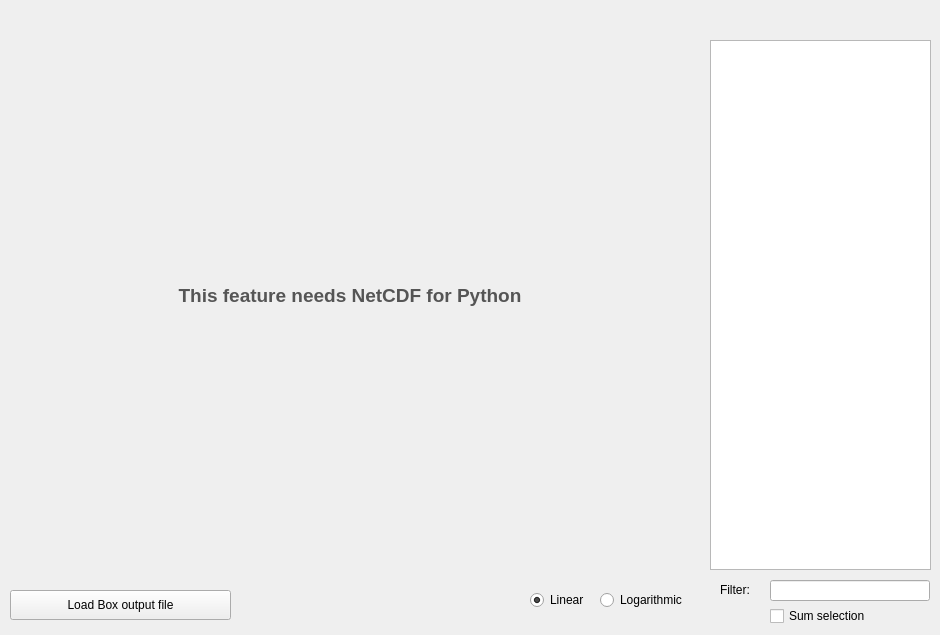
     <widget class="QWidget" name="tab_6">
      <attribute name="title">
       <string>Output graph</string>
      </attribute>
      <widget class="PlotWidget" name="plotResultWindow" native="true">
       <property name="geometry">
        <rect>
         <x>10</x>
         <y>40</y>
         <width>690</width>
         <height>530</height>
        </rect>
       </property>
       <widget class="QLabel" name="show_netcdf">
        <property name="geometry">
         <rect>
          <x>120</x>
          <y>220</y>
          <width>440</width>
          <height>70</height>
         </rect>
        </property>
        <property name="palette">
         <palette>
          <active>
           <colorrole role="WindowText">
            <brush brushstyle="SolidPattern">
             <color alpha="255">
              <red>85</red>
              <green>85</green>
              <blue>85</blue>
             </color>
            </brush>
           </colorrole>
           <colorrole role="Text">
            <brush brushstyle="SolidPattern">
             <color alpha="255">
              <red>0</red>
              <green>85</green>
              <blue>0</blue>
             </color>
            </brush>
           </colorrole>
           <colorrole role="ButtonText">
            <brush brushstyle="SolidPattern">
             <color alpha="255">
              <red>0</red>
              <green>0</green>
              <blue>0</blue>
             </color>
            </brush>
           </colorrole>
          </active>
          <inactive>
           <colorrole role="WindowText">
            <brush brushstyle="SolidPattern">
             <color alpha="255">
              <red>85</red>
              <green>85</green>
              <blue>85</blue>
             </color>
            </brush>
           </colorrole>
           <colorrole role="Text">
            <brush brushstyle="SolidPattern">
             <color alpha="255">
              <red>0</red>
              <green>85</green>
              <blue>0</blue>
             </color>
            </brush>
           </colorrole>
           <colorrole role="ButtonText">
            <brush brushstyle="SolidPattern">
             <color alpha="255">
              <red>0</red>
              <green>0</green>
              <blue>0</blue>
             </color>
            </brush>
           </colorrole>
          </inactive>
          <disabled>
           <colorrole role="WindowText">
            <brush brushstyle="SolidPattern">
             <color alpha="255">
              <red>136</red>
              <green>136</green>
              <blue>136</blue>
             </color>
            </brush>
           </colorrole>
           <colorrole role="Text">
            <brush brushstyle="SolidPattern">
             <color alpha="255">
              <red>136</red>
              <green>136</green>
              <blue>136</blue>
             </color>
            </brush>
           </colorrole>
           <colorrole role="ButtonText">
            <brush brushstyle="SolidPattern">
             <color alpha="255">
              <red>136</red>
              <green>136</green>
              <blue>136</blue>
             </color>
            </brush>
           </colorrole>
          </disabled>
         </palette>
        </property>
        <property name="font">
         <font>
          <pointsize>14</pointsize>
          <weight>75</weight>
          <bold>true</bold>
         </font>
        </property>
        <property name="text">
         <string>This feature needs NetCDF for Python</string>
        </property>
        <property name="alignment">
         <set>Qt::AlignCenter</set>
        </property>
       </widget>
      </widget>
      <widget class="QListWidget" name="availableVars">
       <property name="geometry">
        <rect>
         <x>710</x>
         <y>40</y>
         <width>221</width>
         <height>530</height>
        </rect>
       </property>
       <property name="verticalScrollBarPolicy">
        <enum>Qt::ScrollBarAsNeeded</enum>
       </property>
       <property name="editTriggers">
        <set>QAbstractItemView::NoEditTriggers</set>
       </property>
       <property name="showDropIndicator" stdset="0">
        <bool>false</bool>
       </property>
       <property name="selectionMode">
        <enum>QAbstractItemView::SingleSelection</enum>
       </property>
       <property name="batchSize">
        <number>100</number>
       </property>
      </widget>
      <widget class="QPushButton" name="loadNetcdf">
       <property name="geometry">
        <rect>
         <x>10</x>
         <y>590</y>
         <width>221</width>
         <height>30</height>
        </rect>
       </property>
       <property name="text">
        <string>Load Box output file</string>
       </property>
      </widget>
      <widget class="QRadioButton" name="fLog_2">
       <property name="geometry">
        <rect>
         <x>600</x>
         <y>590</y>
         <width>101</width>
         <height>20</height>
        </rect>
       </property>
       <property name="text">
        <string>Logarithmic</string>
       </property>
      </widget>
      <widget class="QRadioButton" name="fLin_2">
       <property name="geometry">
        <rect>
         <x>530</x>
         <y>590</y>
         <width>61</width>
         <height>20</height>
        </rect>
       </property>
       <property name="text">
        <string>Linear</string>
       </property>
       <property name="checked">
        <bool>true</bool>
       </property>
      </widget>
      <widget class="QLineEdit" name="findComp">
       <property name="geometry">
        <rect>
         <x>770</x>
         <y>580</y>
         <width>160</width>
         <height>21</height>
        </rect>
       </property>
       <property name="font">
        <font>
         <weight>50</weight>
         <bold>false</bold>
        </font>
       </property>
       <property name="toolTip">
        <string>Case insensitive filter. Use dot (.) in the end of the search to search for exact match.</string>
       </property>
      </widget>
      <widget class="QLabel" name="label_4">
       <property name="geometry">
        <rect>
         <x>720</x>
         <y>580</y>
         <width>50</width>
         <height>20</height>
        </rect>
       </property>
       <property name="text">
        <string>Filter:</string>
       </property>
      </widget>
      <widget class="QCheckBox" name="sumSelection">
       <property name="geometry">
        <rect>
         <x>770</x>
         <y>606</y>
         <width>160</width>
         <height>20</height>
        </rect>
       </property>
       <property name="text">
        <string>Sum selection</string>
       </property>
      </widget>
     </widget>
